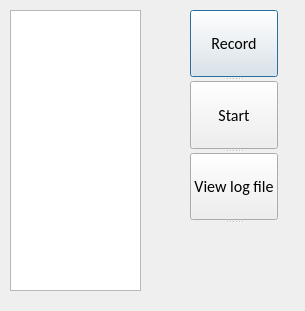
<?xml version="1.0" encoding="UTF-8"?>
<ui version="4.0">
 <class>Dialog</class>
 <widget class="QDialog" name="Dialog">
  <property name="geometry">
   <rect>
    <x>0</x>
    <y>0</y>
    <width>305</width>
    <height>311</height>
   </rect>
  </property>
  <property name="sizePolicy">
   <sizepolicy hsizetype="Fixed" vsizetype="Fixed">
    <horstretch>0</horstretch>
    <verstretch>0</verstretch>
   </sizepolicy>
  </property>
  <property name="windowTitle">
   <string>Clicker v1.0</string>
  </property>
  <widget class="QListWidget" name="listWidget">
   <property name="geometry">
    <rect>
     <x>10</x>
     <y>10</y>
     <width>131</width>
     <height>281</height>
    </rect>
   </property>
   <property name="font">
    <font>
     <pointsize>14</pointsize>
    </font>
   </property>
  </widget>
  <widget class="QSplitter" name="splitter">
   <property name="geometry">
    <rect>
     <x>190</x>
     <y>10</y>
     <width>88</width>
     <height>281</height>
    </rect>
   </property>
   <property name="orientation">
    <enum>Qt::Vertical</enum>
   </property>
   <widget class="QPushButton" name="pushButton">
    <property name="font">
     <font>
      <family>Calibri</family>
      <pointsize>12</pointsize>
     </font>
    </property>
    <property name="text">
     <string>Record</string>
    </property>
   </widget>
   <widget class="QPushButton" name="pushButton_2">
    <property name="font">
     <font>
      <family>Calibri</family>
      <pointsize>12</pointsize>
     </font>
    </property>
    <property name="text">
     <string>Start</string>
    </property>
   </widget>
   <widget class="QPushButton" name="pushButton_3">
    <property name="font">
     <font>
      <family>Calibri</family>
      <pointsize>12</pointsize>
     </font>
    </property>
    <property name="text">
     <string>View log file</string>
    </property>
   </widget>
   <widget class="QPushButton" name="pushButton_4">
    <property name="font">
     <font>
      <family>Calibri</family>
      <pointsize>12</pointsize>
     </font>
    </property>
    <property name="text">
     <string/>
    </property>
    <property name="icon">
     <iconset>
      <normaloff>exit.png</normaloff>exit.png</iconset>
    </property>
    <property name="iconSize">
     <size>
      <width>64</width>
      <height>64</height>
     </size>
    </property>
    <property name="flat">
     <bool>true</bool>
    </property>
   </widget>
  </widget>
 </widget>
 <resources/>
 <connections/>
</ui>
